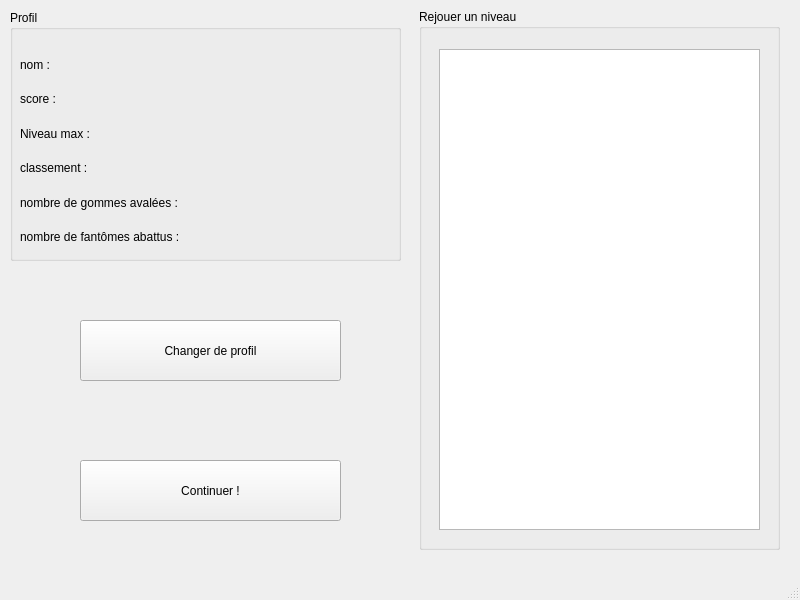
<?xml version="1.0" encoding="UTF-8"?>
<ui version="4.0">
 <class>VueProfil</class>
 <widget class="QMainWindow" name="VueProfil">
  <property name="geometry">
   <rect>
    <x>0</x>
    <y>0</y>
    <width>800</width>
    <height>600</height>
   </rect>
  </property>
  <property name="minimumSize">
   <size>
    <width>800</width>
    <height>600</height>
   </size>
  </property>
  <property name="maximumSize">
   <size>
    <width>800</width>
    <height>600</height>
   </size>
  </property>
  <property name="windowTitle">
   <string>MainWindow</string>
  </property>
  <widget class="QWidget" name="centralwidget">
   <widget class="QGroupBox" name="groupBox">
    <property name="geometry">
     <rect>
      <x>10</x>
      <y>10</y>
      <width>391</width>
      <height>251</height>
     </rect>
    </property>
    <property name="title">
     <string>Profil</string>
    </property>
    <widget class="QWidget" name="verticalLayoutWidget">
     <property name="geometry">
      <rect>
       <x>10</x>
       <y>40</y>
       <width>371</width>
       <height>201</height>
      </rect>
     </property>
     <layout class="QVBoxLayout" name="verticalLayout">
      <item>
       <widget class="QLabel" name="nom">
        <property name="text">
         <string>nom : </string>
        </property>
       </widget>
      </item>
      <item>
       <widget class="QLabel" name="score">
        <property name="text">
         <string>score : </string>
        </property>
       </widget>
      </item>
      <item>
       <widget class="QLabel" name="niv_max">
        <property name="text">
         <string>Niveau max : </string>
        </property>
       </widget>
      </item>
      <item>
       <widget class="QLabel" name="classement">
        <property name="text">
         <string>classement : </string>
        </property>
       </widget>
      </item>
      <item>
       <widget class="QLabel" name="gomme_av">
        <property name="text">
         <string>nombre de gommes avalées : </string>
        </property>
       </widget>
      </item>
      <item>
       <widget class="QLabel" name="fantom_abattus">
        <property name="text">
         <string>nombre de fantômes abattus : </string>
        </property>
       </widget>
      </item>
     </layout>
    </widget>
   </widget>
   <widget class="QGroupBox" name="groupBox_2">
    <property name="geometry">
     <rect>
      <x>419</x>
      <y>9</y>
      <width>361</width>
      <height>541</height>
     </rect>
    </property>
    <property name="title">
     <string>Rejouer un niveau</string>
    </property>
    <widget class="QListWidget" name="listWidget">
     <property name="geometry">
      <rect>
       <x>20</x>
       <y>40</y>
       <width>321</width>
       <height>481</height>
      </rect>
     </property>
    </widget>
   </widget>
   <widget class="QPushButton" name="pushButton">
    <property name="geometry">
     <rect>
      <x>80</x>
      <y>460</y>
      <width>261</width>
      <height>61</height>
     </rect>
    </property>
    <property name="text">
     <string>Continuer !</string>
    </property>
   </widget>
   <widget class="QPushButton" name="changeProfile">
    <property name="geometry">
     <rect>
      <x>80</x>
      <y>320</y>
      <width>261</width>
      <height>61</height>
     </rect>
    </property>
    <property name="text">
     <string>Changer de profil</string>
    </property>
   </widget>
  </widget>
  <widget class="QMenuBar" name="menubar">
   <property name="geometry">
    <rect>
     <x>0</x>
     <y>0</y>
     <width>800</width>
     <height>19</height>
    </rect>
   </property>
  </widget>
  <widget class="QStatusBar" name="statusbar"/>
 </widget>
 <resources/>
 <connections/>
 <slots>
  <slot>test()</slot>
 </slots>
</ui>
